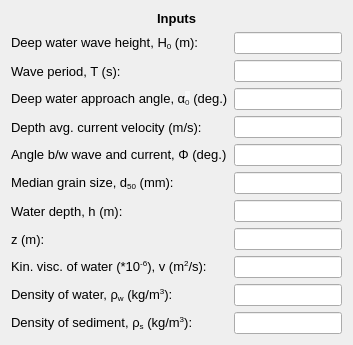
           <widget class="QWidget" name="formLayoutWidget_16">
            <property name="geometry">
             <rect>
              <x>20</x>
              <y>30</y>
              <width>353</width>
              <height>342</height>
             </rect>
            </property>
            <layout class="QFormLayout" name="formLayout_18">
             <item row="0" column="0" colspan="2">
              <widget class="QLabel" name="inputs_lbl_4">
               <property name="font">
                <font>
                 <family>MS Shell Dlg 2</family>
                 <pointsize>10</pointsize>
                 <weight>75</weight>
                 <bold>true</bold>
                </font>
               </property>
               <property name="text">
                <string>&lt;html&gt;&lt;head/&gt;&lt;body&gt;&lt;p align=&quot;center&quot;&gt;Inputs&lt;/p&gt;&lt;/body&gt;&lt;/html&gt;</string>
               </property>
              </widget>
             </item>
             <item row="1" column="0">
              <widget class="QLabel" name="H0_wpc_lbl">
               <property name="font">
                <font>
                 <family>MS Shell Dlg 2</family>
                 <pointsize>10</pointsize>
                </font>
               </property>
               <property name="text">
                <string>&lt;html&gt;&lt;head/&gt;&lt;body&gt;&lt;p&gt;Deep water wave height, H&lt;span style=&quot; vertical-align:sub;&quot;&gt;0&lt;/span&gt; (m):&lt;/p&gt;&lt;/body&gt;&lt;/html&gt;</string>
               </property>
              </widget>
             </item>
             <item row="1" column="1">
              <widget class="QLineEdit" name="H0_wpc_txt"/>
             </item>
             <item row="2" column="0">
              <widget class="QLabel" name="T_wpc_lbl">
               <property name="font">
                <font>
                 <family>MS Shell Dlg 2</family>
                 <pointsize>10</pointsize>
                </font>
               </property>
               <property name="text">
                <string>Wave period, T (s):</string>
               </property>
              </widget>
             </item>
             <item row="2" column="1">
              <widget class="QLineEdit" name="T_wpc_txt"/>
             </item>
             <item row="3" column="0">
              <widget class="QLabel" name="alpha0_wpc_lbl">
               <property name="font">
                <font>
                 <family>MS Shell Dlg 2</family>
                 <pointsize>10</pointsize>
                 <weight>50</weight>
                 <bold>false</bold>
                 <strikeout>false</strikeout>
                 <kerning>true</kerning>
                </font>
               </property>
               <property name="text">
                <string>&lt;html&gt;&lt;head/&gt;&lt;body&gt;&lt;p&gt;Deep water approach angle, α&lt;span style=&quot; font-family:'sans-serif'; color:#202122; background-color:#f8f9fa; vertical-align:sub;&quot;&gt;0&lt;/span&gt; (deg.)&lt;/p&gt;&lt;/body&gt;&lt;/html&gt;</string>
               </property>
              </widget>
             </item>
             <item row="3" column="1">
              <widget class="QLineEdit" name="alpha0_wpc_txt"/>
             </item>
             <item row="4" column="0">
              <widget class="QLabel" name="Ubar_wpc_lbl">
               <property name="font">
                <font>
                 <family>MS Shell Dlg 2</family>
                 <pointsize>10</pointsize>
                </font>
               </property>
               <property name="text">
                <string>Depth avg. current velocity (m/s):</string>
               </property>
              </widget>
             </item>
             <item row="4" column="1">
              <widget class="QLineEdit" name="Ubar_wpc_txt"/>
             </item>
             <item row="5" column="0">
              <widget class="QLabel" name="fi_wpc_lbl">
               <property name="font">
                <font>
                 <family>MS Shell Dlg 2</family>
                 <pointsize>10</pointsize>
                </font>
               </property>
               <property name="text">
                <string>&lt;html&gt;&lt;head/&gt;&lt;body&gt;&lt;p&gt;Angle b/w wave and current, Φ (deg.)&lt;/p&gt;&lt;/body&gt;&lt;/html&gt;</string>
               </property>
              </widget>
             </item>
             <item row="5" column="1">
              <widget class="QLineEdit" name="fi_wpc_txt"/>
             </item>
             <item row="6" column="0">
              <widget class="QLabel" name="d50_wpc_lbl">
               <property name="font">
                <font>
                 <family>MS Shell Dlg 2</family>
                 <pointsize>10</pointsize>
                 <weight>50</weight>
                 <bold>false</bold>
                 <strikeout>false</strikeout>
                 <kerning>true</kerning>
                </font>
               </property>
               <property name="text">
                <string>&lt;html&gt;&lt;head/&gt;&lt;body&gt;&lt;p&gt;Median grain size, d&lt;span style=&quot; vertical-align:sub;&quot;&gt;50&lt;/span&gt; (mm):&lt;/p&gt;&lt;/body&gt;&lt;/html&gt;</string>
               </property>
              </widget>
             </item>
             <item row="6" column="1">
              <widget class="QLineEdit" name="d50_wpc_txt"/>
             </item>
             <item row="7" column="0">
              <widget class="QLabel" name="h_wpc_lbl">
               <property name="font">
                <font>
                 <family>MS Shell Dlg 2</family>
                 <pointsize>10</pointsize>
                 <weight>50</weight>
                 <bold>false</bold>
                 <strikeout>false</strikeout>
                 <kerning>true</kerning>
                </font>
               </property>
               <property name="text">
                <string>Water depth, h (m):</string>
               </property>
              </widget>
             </item>
             <item row="7" column="1">
              <widget class="QLineEdit" name="h_wpc_txt"/>
             </item>
             <item row="8" column="0">
              <widget class="QLabel" name="z_wpc_lbl">
               <property name="font">
                <font>
                 <family>MS Shell Dlg 2</family>
                 <pointsize>10</pointsize>
                </font>
               </property>
               <property name="toolTip">
                <string>Height from seabed where concentration value is needed</string>
               </property>
               <property name="text">
                <string>z (m):</string>
               </property>
              </widget>
             </item>
             <item row="8" column="1">
              <widget class="QLineEdit" name="z_wpc_txt"/>
             </item>
             <item row="9" column="0">
              <widget class="QLabel" name="nu_wpc_lbl">
               <property name="font">
                <font>
                 <family>MS Shell Dlg 2</family>
                 <pointsize>10</pointsize>
                </font>
               </property>
               <property name="text">
                <string>&lt;html&gt;&lt;head/&gt;&lt;body&gt;&lt;p&gt;Kin. visc. of water (*10&lt;span style=&quot; vertical-align:super;&quot;&gt;-6&lt;/span&gt;), v (m&lt;span style=&quot; vertical-align:super;&quot;&gt;2&lt;/span&gt;/s):&lt;/p&gt;&lt;/body&gt;&lt;/html&gt;</string>
               </property>
              </widget>
             </item>
             <item row="9" column="1">
              <widget class="QLineEdit" name="nu_wpc_txt"/>
             </item>
             <item row="10" column="0">
              <widget class="QLabel" name="ro_wpc_lbl">
               <property name="font">
                <font>
                 <family>MS Shell Dlg 2</family>
                 <pointsize>10</pointsize>
                </font>
               </property>
               <property name="text">
                <string>&lt;html&gt;&lt;head/&gt;&lt;body&gt;&lt;p&gt;Density of water, ρ&lt;span style=&quot; vertical-align:sub;&quot;&gt;w&lt;/span&gt; (kg/m&lt;span style=&quot; vertical-align:super;&quot;&gt;3&lt;/span&gt;):&lt;/p&gt;&lt;/body&gt;&lt;/html&gt;</string>
               </property>
              </widget>
             </item>
             <item row="10" column="1">
              <widget class="QLineEdit" name="ro_wpc_txt"/>
             </item>
             <item row="11" column="0">
              <widget class="QLabel" name="ro_s_wpc_lbl">
               <property name="font">
                <font>
                 <family>MS Shell Dlg 2</family>
                 <pointsize>10</pointsize>
                </font>
               </property>
               <property name="text">
                <string>&lt;html&gt;&lt;head/&gt;&lt;body&gt;&lt;p&gt;Density of sediment, ρ&lt;span style=&quot; vertical-align:sub;&quot;&gt;s&lt;/span&gt; (kg/m&lt;span style=&quot; vertical-align:super;&quot;&gt;3&lt;/span&gt;):&lt;/p&gt;&lt;/body&gt;&lt;/html&gt;</string>
               </property>
              </widget>
             </item>
             <item row="11" column="1">
              <widget class="QLineEdit" name="ro_s_wpc_txt"/>
             </item>
            </layout>
           </widget>
